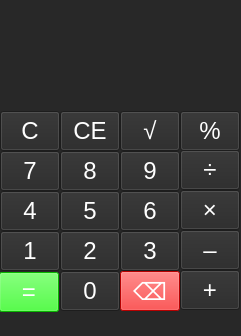
<?xml version="1.0" encoding="UTF-8"?>
<ui version="4.0">
 <class>calculator</class>
 <widget class="QMainWindow" name="calculator">
  <property name="geometry">
   <rect>
    <x>0</x>
    <y>0</y>
    <width>241</width>
    <height>336</height>
   </rect>
  </property>
  <property name="windowTitle">
   <string>calculator</string>
  </property>
  <property name="styleSheet">
   <string notr="true">background-color: rgb(40, 40, 40);</string>
  </property>
  <widget class="QWidget" name="centralwidget">
   <widget class="QPushButton" name="percent">
    <property name="geometry">
     <rect>
      <x>180</x>
      <y>111</y>
      <width>60</width>
      <height>40</height>
     </rect>
    </property>
    <property name="font">
     <font>
      <family>Tahoma</family>
      <pointsize>18</pointsize>
      <bold>false</bold>
     </font>
    </property>
    <property name="styleSheet">
     <string notr="true">color: rgb(255, 255, 255);</string>
    </property>
    <property name="text">
     <string>%</string>
    </property>
   </widget>
   <widget class="QPushButton" name="btn_0">
    <property name="geometry">
     <rect>
      <x>60</x>
      <y>271</y>
      <width>60</width>
      <height>40</height>
     </rect>
    </property>
    <property name="font">
     <font>
      <family>Tahoma</family>
      <pointsize>18</pointsize>
      <bold>false</bold>
     </font>
    </property>
    <property name="styleSheet">
     <string notr="true">color: rgb(255, 255, 255);
border-color: rgb(255, 255, 255);</string>
    </property>
    <property name="text">
     <string>0</string>
    </property>
   </widget>
   <widget class="QPushButton" name="btn_8">
    <property name="geometry">
     <rect>
      <x>60</x>
      <y>151</y>
      <width>60</width>
      <height>40</height>
     </rect>
    </property>
    <property name="font">
     <font>
      <family>Tahoma</family>
      <pointsize>18</pointsize>
      <bold>false</bold>
     </font>
    </property>
    <property name="styleSheet">
     <string notr="true">color: rgb(255, 255, 255);</string>
    </property>
    <property name="text">
     <string>8</string>
    </property>
   </widget>
   <widget class="QPushButton" name="delet">
    <property name="geometry">
     <rect>
      <x>120</x>
      <y>271</y>
      <width>60</width>
      <height>40</height>
     </rect>
    </property>
    <property name="font">
     <font>
      <family>Tahoma</family>
      <pointsize>18</pointsize>
      <bold>false</bold>
     </font>
    </property>
    <property name="styleSheet">
     <string notr="true">color: rgb(255, 255, 255);
background-color: rgb(255, 0, 0);</string>
    </property>
    <property name="text">
     <string>⌫</string>
    </property>
   </widget>
   <widget class="QPushButton" name="multiply">
    <property name="geometry">
     <rect>
      <x>180</x>
      <y>190</y>
      <width>60</width>
      <height>40</height>
     </rect>
    </property>
    <property name="font">
     <font>
      <family>Tahoma</family>
      <pointsize>18</pointsize>
      <bold>false</bold>
     </font>
    </property>
    <property name="styleSheet">
     <string notr="true">color: rgb(255, 255, 255);</string>
    </property>
    <property name="text">
     <string>×</string>
    </property>
   </widget>
   <widget class="QPushButton" name="minus">
    <property name="geometry">
     <rect>
      <x>180</x>
      <y>230</y>
      <width>60</width>
      <height>40</height>
     </rect>
    </property>
    <property name="font">
     <font>
      <family>Tahoma</family>
      <pointsize>18</pointsize>
      <bold>false</bold>
     </font>
    </property>
    <property name="styleSheet">
     <string notr="true">color: rgb(255, 255, 255);</string>
    </property>
    <property name="text">
     <string>–</string>
    </property>
   </widget>
   <widget class="QPushButton" name="btn_4">
    <property name="geometry">
     <rect>
      <x>0</x>
      <y>191</y>
      <width>60</width>
      <height>40</height>
     </rect>
    </property>
    <property name="font">
     <font>
      <family>Tahoma</family>
      <pointsize>18</pointsize>
      <bold>false</bold>
     </font>
    </property>
    <property name="styleSheet">
     <string notr="true">color: rgb(255, 255, 255);</string>
    </property>
    <property name="text">
     <string>4</string>
    </property>
   </widget>
   <widget class="QPushButton" name="equale">
    <property name="geometry">
     <rect>
      <x>-1</x>
      <y>272</y>
      <width>60</width>
      <height>40</height>
     </rect>
    </property>
    <property name="font">
     <font>
      <family>Tahoma</family>
      <pointsize>18</pointsize>
      <bold>false</bold>
     </font>
    </property>
    <property name="styleSheet">
     <string notr="true">color: rgb(255, 255, 255);
background-color: rgb(13, 255, 0);</string>
    </property>
    <property name="text">
     <string>=</string>
    </property>
   </widget>
   <widget class="QPushButton" name="btn_9">
    <property name="geometry">
     <rect>
      <x>120</x>
      <y>151</y>
      <width>60</width>
      <height>40</height>
     </rect>
    </property>
    <property name="font">
     <font>
      <family>Tahoma</family>
      <pointsize>18</pointsize>
      <bold>false</bold>
     </font>
    </property>
    <property name="styleSheet">
     <string notr="true">color: rgb(255, 255, 255);</string>
    </property>
    <property name="text">
     <string>9</string>
    </property>
   </widget>
   <widget class="QPushButton" name="divide">
    <property name="geometry">
     <rect>
      <x>180</x>
      <y>150</y>
      <width>60</width>
      <height>40</height>
     </rect>
    </property>
    <property name="font">
     <font>
      <family>Tahoma</family>
      <pointsize>18</pointsize>
      <bold>false</bold>
     </font>
    </property>
    <property name="styleSheet">
     <string notr="true">color: rgb(255, 255, 255);</string>
    </property>
    <property name="text">
     <string>÷</string>
    </property>
   </widget>
   <widget class="QPushButton" name="btn_1">
    <property name="geometry">
     <rect>
      <x>0</x>
      <y>231</y>
      <width>60</width>
      <height>40</height>
     </rect>
    </property>
    <property name="font">
     <font>
      <family>Tahoma</family>
      <pointsize>18</pointsize>
      <bold>false</bold>
     </font>
    </property>
    <property name="styleSheet">
     <string notr="true">color: rgb(255, 255, 255);</string>
    </property>
    <property name="text">
     <string>1</string>
    </property>
   </widget>
   <widget class="QPushButton" name="btn_7">
    <property name="geometry">
     <rect>
      <x>0</x>
      <y>151</y>
      <width>60</width>
      <height>40</height>
     </rect>
    </property>
    <property name="font">
     <font>
      <family>Tahoma</family>
      <pointsize>18</pointsize>
      <bold>false</bold>
     </font>
    </property>
    <property name="styleSheet">
     <string notr="true">color: rgb(255, 255, 255);</string>
    </property>
    <property name="text">
     <string>7</string>
    </property>
   </widget>
   <widget class="QPushButton" name="btn_5">
    <property name="geometry">
     <rect>
      <x>60</x>
      <y>191</y>
      <width>60</width>
      <height>40</height>
     </rect>
    </property>
    <property name="font">
     <font>
      <family>Tahoma</family>
      <pointsize>18</pointsize>
      <bold>false</bold>
     </font>
    </property>
    <property name="styleSheet">
     <string notr="true">color: rgb(255, 255, 255);</string>
    </property>
    <property name="text">
     <string>5</string>
    </property>
   </widget>
   <widget class="QPushButton" name="btn_6">
    <property name="geometry">
     <rect>
      <x>120</x>
      <y>191</y>
      <width>60</width>
      <height>40</height>
     </rect>
    </property>
    <property name="font">
     <font>
      <family>Tahoma</family>
      <pointsize>18</pointsize>
      <bold>false</bold>
     </font>
    </property>
    <property name="styleSheet">
     <string notr="true">color: rgb(255, 255, 255);</string>
    </property>
    <property name="text">
     <string>6</string>
    </property>
   </widget>
   <widget class="QPushButton" name="btn_2">
    <property name="geometry">
     <rect>
      <x>60</x>
      <y>231</y>
      <width>60</width>
      <height>40</height>
     </rect>
    </property>
    <property name="font">
     <font>
      <family>Tahoma</family>
      <pointsize>18</pointsize>
      <bold>false</bold>
     </font>
    </property>
    <property name="styleSheet">
     <string notr="true">color: rgb(255, 255, 255);</string>
    </property>
    <property name="text">
     <string>2</string>
    </property>
   </widget>
   <widget class="QPushButton" name="clear_all">
    <property name="geometry">
     <rect>
      <x>0</x>
      <y>111</y>
      <width>60</width>
      <height>40</height>
     </rect>
    </property>
    <property name="font">
     <font>
      <family>Tahoma</family>
      <pointsize>18</pointsize>
      <bold>false</bold>
     </font>
    </property>
    <property name="styleSheet">
     <string notr="true">color: rgb(255, 255, 255);</string>
    </property>
    <property name="text">
     <string>C</string>
    </property>
   </widget>
   <widget class="QPushButton" name="clear">
    <property name="geometry">
     <rect>
      <x>60</x>
      <y>111</y>
      <width>60</width>
      <height>40</height>
     </rect>
    </property>
    <property name="font">
     <font>
      <family>Tahoma</family>
      <pointsize>18</pointsize>
      <bold>false</bold>
     </font>
    </property>
    <property name="styleSheet">
     <string notr="true">color: rgb(255, 255, 255);</string>
    </property>
    <property name="text">
     <string>CE</string>
    </property>
   </widget>
   <widget class="QPushButton" name="btn_3">
    <property name="geometry">
     <rect>
      <x>120</x>
      <y>231</y>
      <width>60</width>
      <height>40</height>
     </rect>
    </property>
    <property name="font">
     <font>
      <family>Tahoma</family>
      <pointsize>18</pointsize>
      <bold>false</bold>
     </font>
    </property>
    <property name="styleSheet">
     <string notr="true">color: rgb(255, 255, 255);</string>
    </property>
    <property name="text">
     <string>3</string>
    </property>
   </widget>
   <widget class="QLineEdit" name="display_1">
    <property name="geometry">
     <rect>
      <x>20</x>
      <y>42</y>
      <width>191</width>
      <height>30</height>
     </rect>
    </property>
    <property name="font">
     <font>
      <family>Tahoma</family>
      <pointsize>18</pointsize>
      <bold>true</bold>
     </font>
    </property>
    <property name="styleSheet">
     <string notr="true">color: rgb(255, 255, 255);</string>
    </property>
    <property name="inputMethodHints">
     <set>Qt::ImhNone</set>
    </property>
    <property name="inputMask">
     <string/>
    </property>
    <property name="text">
     <string notr="true"/>
    </property>
    <property name="maxLength">
     <number>12</number>
    </property>
    <property name="frame">
     <bool>false</bool>
    </property>
    <property name="readOnly">
     <bool>true</bool>
    </property>
    <property name="placeholderText">
     <string/>
    </property>
   </widget>
   <widget class="QPushButton" name="plus">
    <property name="geometry">
     <rect>
      <x>180</x>
      <y>270</y>
      <width>60</width>
      <height>40</height>
     </rect>
    </property>
    <property name="font">
     <font>
      <family>Tahoma</family>
      <pointsize>18</pointsize>
      <bold>false</bold>
     </font>
    </property>
    <property name="styleSheet">
     <string notr="true">color: rgb(255, 255, 255);</string>
    </property>
    <property name="text">
     <string>+</string>
    </property>
   </widget>
   <widget class="QLineEdit" name="display_2">
    <property name="geometry">
     <rect>
      <x>15</x>
      <y>10</y>
      <width>80</width>
      <height>30</height>
     </rect>
    </property>
    <property name="font">
     <font>
      <family>Tahoma</family>
      <pointsize>12</pointsize>
      <bold>false</bold>
     </font>
    </property>
    <property name="styleSheet">
     <string notr="true">color: rgb(255, 255, 255);</string>
    </property>
    <property name="inputMethodHints">
     <set>Qt::ImhNone</set>
    </property>
    <property name="inputMask">
     <string/>
    </property>
    <property name="text">
     <string notr="true"/>
    </property>
    <property name="maxLength">
     <number>12</number>
    </property>
    <property name="frame">
     <bool>false</bool>
    </property>
    <property name="readOnly">
     <bool>true</bool>
    </property>
    <property name="placeholderText">
     <string/>
    </property>
   </widget>
   <widget class="QLineEdit" name="display_3">
    <property name="geometry">
     <rect>
      <x>138</x>
      <y>10</y>
      <width>80</width>
      <height>30</height>
     </rect>
    </property>
    <property name="font">
     <font>
      <family>Tahoma</family>
      <pointsize>12</pointsize>
      <bold>false</bold>
     </font>
    </property>
    <property name="styleSheet">
     <string notr="true">color: rgb(255, 255, 255);</string>
    </property>
    <property name="inputMethodHints">
     <set>Qt::ImhNone</set>
    </property>
    <property name="inputMask">
     <string/>
    </property>
    <property name="text">
     <string notr="true"/>
    </property>
    <property name="maxLength">
     <number>12</number>
    </property>
    <property name="frame">
     <bool>false</bool>
    </property>
    <property name="readOnly">
     <bool>true</bool>
    </property>
    <property name="placeholderText">
     <string/>
    </property>
   </widget>
   <widget class="QLineEdit" name="display_4">
    <property name="geometry">
     <rect>
      <x>109</x>
      <y>10</y>
      <width>20</width>
      <height>30</height>
     </rect>
    </property>
    <property name="font">
     <font>
      <family>Tahoma</family>
      <pointsize>12</pointsize>
      <bold>false</bold>
     </font>
    </property>
    <property name="styleSheet">
     <string notr="true">color: rgb(255, 255, 255);</string>
    </property>
    <property name="inputMethodHints">
     <set>Qt::ImhNone</set>
    </property>
    <property name="inputMask">
     <string/>
    </property>
    <property name="text">
     <string notr="true"/>
    </property>
    <property name="maxLength">
     <number>12</number>
    </property>
    <property name="frame">
     <bool>false</bool>
    </property>
    <property name="readOnly">
     <bool>true</bool>
    </property>
    <property name="placeholderText">
     <string/>
    </property>
   </widget>
   <widget class="QPushButton" name="radical">
    <property name="geometry">
     <rect>
      <x>120</x>
      <y>111</y>
      <width>60</width>
      <height>40</height>
     </rect>
    </property>
    <property name="font">
     <font>
      <family>Tahoma</family>
      <pointsize>18</pointsize>
      <bold>false</bold>
     </font>
    </property>
    <property name="styleSheet">
     <string notr="true">color: rgb(255, 255, 255);</string>
    </property>
    <property name="text">
     <string>√</string>
    </property>
   </widget>
  </widget>
  <widget class="QStatusBar" name="statusbar"/>
 </widget>
 <resources/>
 <connections/>
</ui>
